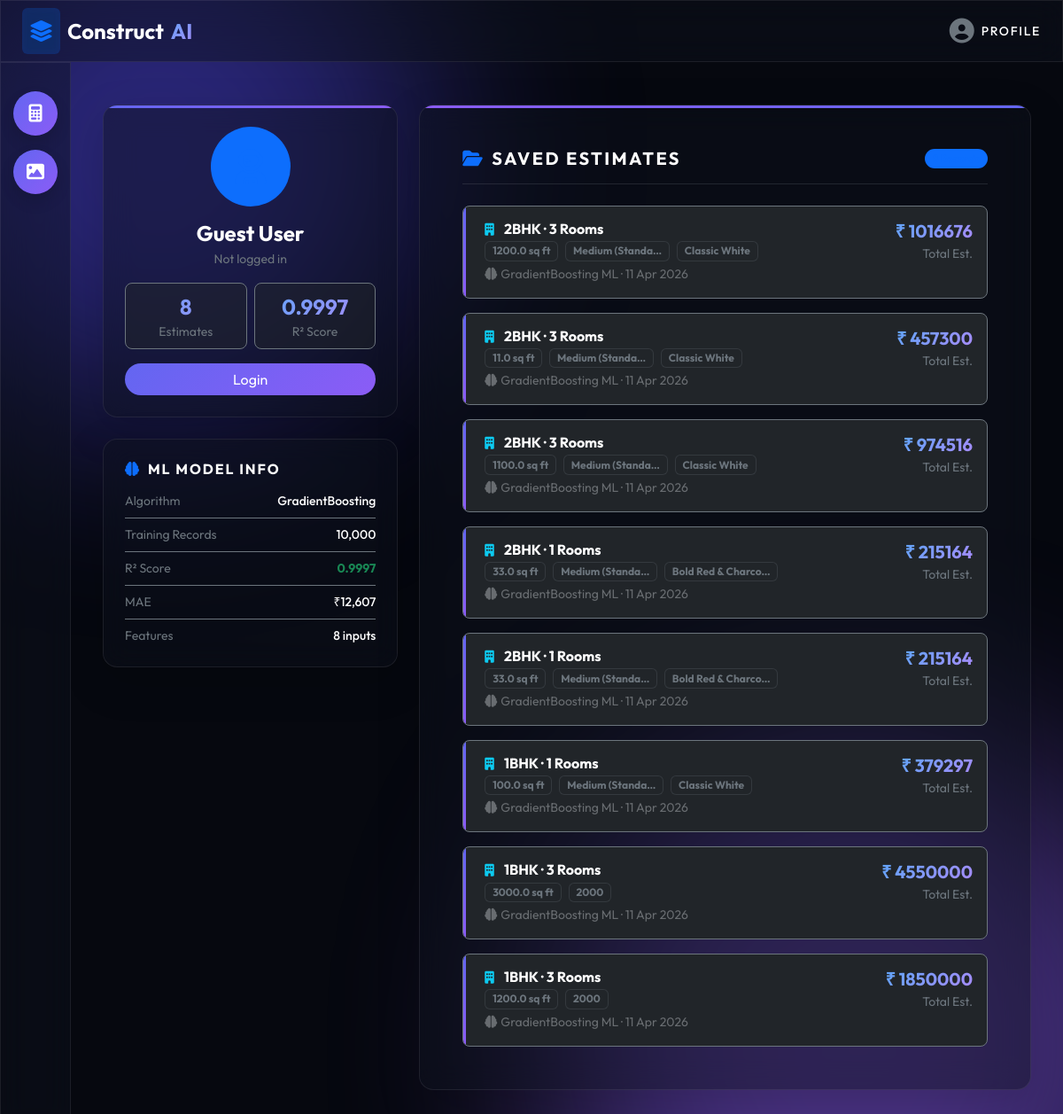
The page /profile/ on the database as committed earlier.
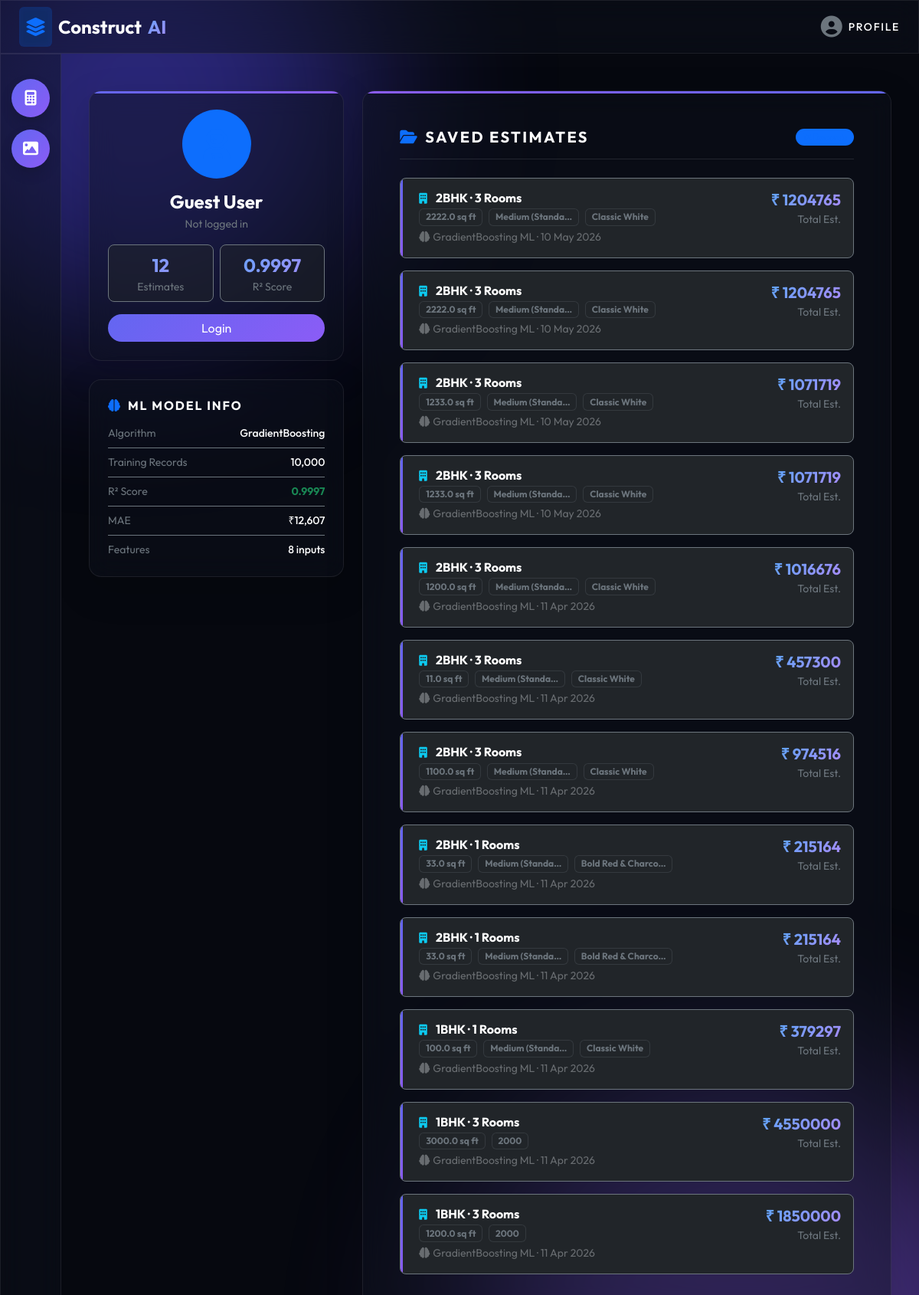
The same page on the database as committed later.
### estimator/models.py (models this page shows, shortened)
class ProjectEstimate(models.Model):
    user = models.ForeignKey(User, on_delete=models.CASCADE, null=True, blank=True)
    plot_area = models.FloatField(help_text="Area in square feet")
    rooms = models.CharField(max_length=10)
    material_quality = models.CharField(max_length=20)
    paint_type = models.CharField(max_length=20)
    house_type = models.CharField(max_length=10)
    room_type = models.CharField(max_length=20)
    theme = models.CharField(max_length=30)
    budget_range = models.CharField(max_length=50)
    estimated_cost = models.DecimalField(max_digits=12, decimal_places=2, null=True, blank=True)
    created_at = models.DateTimeField(auto_now_add=True)

### estimator/views.py (the view)
# urls.py: path('profile/',  views.profile_view,  name='profile'),
def profile_view(request):
    if request.user.is_authenticated:
        projects = ProjectEstimate.objects.filter(user=request.user).order_by('-created_at')
    else:
        projects = ProjectEstimate.objects.all().order_by('-created_at')
    return render(request, 'profile.html', {'projects': projects})

### estimator/templates/profile.html (shortened to what this page needs)
{% extends 'base.html' %}
{% block content %}
<div class="container mt-4 pb-4">
    <div class="row g-4">
        <div class="col-lg-4">
            <div class="card glass border-0 rounded-4 shadow-lg p-4 text-center mb-4 position-relative overflow-hidden">
                <div class="position-absolute top-0 start-0 w-100" style="height:3px;background:linear-gradient(90deg,var(--primary),var(--secondary));"></div>
                <div class="bg-primary bg-opacity-15 rounded-circle d-inline-flex align-items-center justify-content-center mx-auto mb-3 border border-primary border-opacity-25" style="width:90px;height:90px;">
                    <i class="fa-solid fa-user-astronaut fs-1 text-primary"></i>
                </div>
                {% if user.is_authenticated %}
                <h4 class="fw-bold text-white mb-1">{{ user.get_full_name|default:user.username }}</h4>
                <p class="text-secondary small mb-3">{{ user.email }}</p>
                {% else %}
                <h4 class="fw-bold text-white mb-1">Guest User</h4>
                <p class="text-secondary small mb-3">Not logged in</p>
                {% endif %}
                <div class="row g-2 mb-3">
                    <div class="col-6">
                        <div class="bg-dark bg-opacity-50 rounded-3 p-2 border border-secondary border-opacity-15">
                            <div class="fs-4 fw-bold gradient-text">{{ projects|length }}</div>
                            <div class="text-secondary small">Estimates</div>
                        </div>
                    </div>
                    <div class="col-6">
                        <div class="bg-dark bg-opacity-50 rounded-3 p-2 border border-secondary border-opacity-15">
                            <div class="fs-4 fw-bold gradient-text">0.9997</div>
                            <div class="text-secondary small">R² Score</div>
                        </div>
                    </div>
                </div>
                {% if user.is_authenticated %}
                <a href="{% url 'logout' %}" class="btn btn-outline-danger w-100 rounded-pill small">
                    <i class="fa-solid fa-right-from-bracket me-1"></i> Logout
                </a>
                {% else %}
                <a href="{% url 'login' %}" class="btn btn-primary w-100 rounded-pill small">Login</a>
                {% endif %}
            </div>
            <div class="card glass border-0 rounded-4 shadow-lg p-4">
                <h6 class="text-white fw-bold text-uppercase tracking-wider mb-3"><i class="fa-solid fa-brain text-primary me-2"></i>ML Model Info</h6>
                <div class="d-flex flex-column gap-2 small">
                    <div class="d-flex justify-content-between border-bottom border-secondary border-opacity-15 pb-2">
                        <span class="text-secondary">Algorithm</span><span class="text-white fw-medium">GradientBoosting</span>
                    </div>
                    <div class="d-flex justify-content-between border-bottom border-secondary border-opacity-15 pb-2">
                        <span class="text-secondary">Training Records</span><span class="text-white fw-medium">10,000</span>
                    </div>
                    <div class="d-flex justify-content-between border-bottom border-secondary border-opacity-15 pb-2">
                        <span class="text-secondary">R² Score</span><span class="text-success fw-bold">0.9997</span>
                    </div>
                    <div class="d-flex justify-content-between border-bottom border-secondary border-opacity-15 pb-2">
                        <span class="text-secondary">MAE</span><span class="text-white fw-medium">₹12,607</span>
                    </div>
                    <div class="d-flex justify-content-between">
                        <span class="text-secondary">Features</span><span class="text-white fw-medium">8 inputs</span>
                    </div>
                </div>
            </div>
        </div>
        <div class="col-lg-8">
            <div class="card glass border-0 rounded-4 shadow-lg overflow-hidden position-relative">
                <div class="position-absolute top-0 start-0 w-100" style="height:3px;background:linear-gradient(90deg,var(--secondary),var(--primary));"></div>
                <div class="card-body p-4 p-xl-5">
                    <div class="d-flex justify-content-between align-items-center mb-4 border-bottom border-secondary border-opacity-25 pb-3">
                        <h5 class="fw-bold text-white mb-0 tracking-wider text-uppercase">
                            <i class="fa-solid fa-folder-open text-primary me-2"></i>Saved Estimates
                        </h5>
                        <span class="badge bg-primary bg-opacity-20 text-primary border border-primary border-opacity-25 rounded-pill">{{ projects|length }} Records</span>
                    </div>
                    <div class="d-flex flex-column gap-3">
                        {% if projects %}
                            {% for project in projects %}
                            <div class="p-3 bg-dark bg-opacity-40 border border-secondary border-opacity-20 rounded-3 position-relative overflow-hidden">
                                <div class="position-absolute start-0 top-0 bottom-0" style="width:3px;background:linear-gradient(180deg,var(--primary),var(--secondary));border-radius:3px 0 0 3px;"></div>
                                <div class="d-flex justify-content-between align-items-start flex-wrap gap-2 ps-2">
                                    <div>
                                        <h6 class="text-white fw-bold mb-1">
                                            <i class="fa-solid fa-building text-info me-2 small"></i>
                                            {{ project.house_type }} · {{ project.rooms }} Rooms
                                        </h6>
                                        <div class="d-flex flex-wrap gap-2 mb-1">
                                            <span class="badge bg-dark border border-secondary border-opacity-25 text-secondary small">{{ project.plot_area }} sq ft</span>
                                            <span class="badge bg-dark border border-secondary border-opacity-25 text-secondary small">{{ project.material_quality|truncatechars:15 }}</span>
                                            <span class="badge bg-dark border border-secondary border-opacity-25 text-secondary small">{{ project.theme|truncatechars:18 }}</span>
                                        </div>
                                        <p class="text-muted small mb-0 opacity-50">
                                            <i class="fa-solid fa-brain me-1"></i>GradientBoosting ML ·
                                            {% if project.created_at %}{{ project.created_at|date:"d M Y" }}{% endif %}
                                        </p>
                                    </div>
                                    <div class="text-end">
                                        <h5 class="gradient-text fw-bold mb-0">₹ {{ project.estimated_cost|floatformat:0 }}</h5>
                                        <small class="text-secondary">Total Est.</small>
                                    </div>
                                </div>
                            </div>
                            {% endfor %}
                        {% endif %}
                    </div>
                </div>
            </div>
        </div>
    </div>
</div>
{% endblock %}

### estimator/templates/base.html (shortened to what this page needs)
{% load static %}
<!DOCTYPE html>
<html lang="en" data-bs-theme="dark">
<head>
    <link href="https://cdnjs.cloudflare.com/ajax/libs/font-awesome/6.4.0/css/all.min.css" rel="stylesheet">
    <link href="https://cdn.jsdelivr.net/npm/bootstrap@5.3.3/dist/css/bootstrap.min.css" rel="stylesheet">
    <link rel="stylesheet" href="{% static 'css/style.css' %}">
</head>
<body class="d-flex flex-column min-vh-100 position-relative" style="background-color: var(--bg-base); font-family: 'Outfit', sans-serif; overflow: hidden;">
    <div class="background-effects">
        <div class="blob blob-1"></div>
    </div>
    <header class="top-header glass d-flex justify-content-between align-items-center px-4" style="height: 70px; border-bottom: 1px solid var(--glass-border); border-left: none; border-right: none; border-top: none; z-index: 1000; position: sticky; top: 0;">
        <div class="site-name fw-bold fs-4 text-white d-flex align-items-center gap-2">
            <div class="bg-primary bg-opacity-25 p-2 rounded text-primary" style="backdrop-filter: blur(5px);">
                <i class="fa-solid fa-layer-group"></i>
            </div>
            Construct<span class="gradient-text">AI</span>
        </div>
        <div class="profile-section">
            <a href="{% url 'profile' %}" class="d-flex align-items-center gap-2 text-decoration-none text-white fw-medium hover-text-primary">
                <i class="fa-solid fa-circle-user fs-3 text-secondary"></i>
                <span class="tracking-wider text-uppercase small">Profile</span>
            </a>
        </div>
    </header>
    <div class="d-flex" style="height: calc(100vh - 70px);">
        <aside class="sidebar glass" style="width: 80px; display: flex; flex-direction: column; align-items: center; padding-top: 2rem; border-right: 1px solid var(--glass-border) !important; border-top: none; border-bottom: none; border-left: none;">
            <a href="{% url 'home' %}" class="btn btn-primary rounded-circle mb-3 shadow" style="width: 50px; height: 50px; display: flex; align-items: center; justify-content: center;" title="Estimator">
                <i class="fa-solid fa-calculator fs-5 text-white"></i>
            </a>
            <a href="{% url 'image_style' %}" class="btn btn-primary rounded-circle mb-3 shadow bg-opacity-75" style="width: 50px; height: 50px; display: flex; align-items: center; justify-content: center; backdrop-filter: blur(5px);" title="Construction Style Transformer">
                <i class="fa-solid fa-image fs-5 text-white"></i>
            </a>
        </aside>
        <main class="flex-grow-1 p-4 overflow-auto position-relative z-1">
            {% block content %}{% endblock %}
        </main>
    </div>
</body>
</html>

### static/css/style.css (style rules this page uses)
:root { --bg-base: #06080f; --primary: #6366f1; --secondary: #8b5cf6; --glass-bg: rgba(14, 18, 30, 0.45); --glass-border: rgba(255, 255, 255, 0.08); }
body { background-color: var(--bg-base); font-family: 'Outfit', sans-serif; color: #f8fafc; }
.tracking-wider { letter-spacing: 0.05em; }
.background-effects { position: fixed; top: 0; left: 0; width: 100vw; height: 100vh; z-index: -1; overflow: hidden; }
.blob { position: absolute; filter: blur(120px); opacity: 0.5; border-radius: 50%; animation: float 20s infinite ease-in-out alternate; }
.blob-1 { top: -10%; left: -10%; width: 600px; height: 600px; background: #4F46E5; }
.glass { background: var(--glass-bg); backdrop-filter: blur(16px); border: 1px solid var(--glass-border) !important; }
.gradient-text { background: linear-gradient(135deg, #60A5FA, #A78BFA); -webkit-background-clip: text; -webkit-text-fill-color: transparent; }
.btn-primary { background: linear-gradient(135deg, var(--primary), var(--secondary)); border: none; color: white; transition: all 0.3s ease; }

### estimator/templates/profile.html (style rules this page uses)
.tracking-wider { letter-spacing:.12em }

Rows that differ between the two databases and show on the page:
added ProjectEstimate: house_type "2BHK", rooms "3", plot_area "2222.0", material_quality "Medium (Standa…", theme "Classic White", created_at "10 May 2026", estimated_cost "1204765"
added ProjectEstimate: house_type "2BHK", rooms "3", plot_area "2222.0", material_quality "Medium (Standa…", theme "Classic White", created_at "10 May 2026", estimated_cost "1204765"
added ProjectEstimate: house_type "2BHK", rooms "3", plot_area "1233.0", material_quality "Medium (Standa…", theme "Classic White", created_at "10 May 2026", estimated_cost "1071719"
added ProjectEstimate: house_type "2BHK", rooms "3", plot_area "1233.0", material_quality "Medium (Standa…", theme "Classic White", created_at "10 May 2026", estimated_cost "1071719"
Other text that changed with them:
{{ projects|length }}: "8" → "12"
